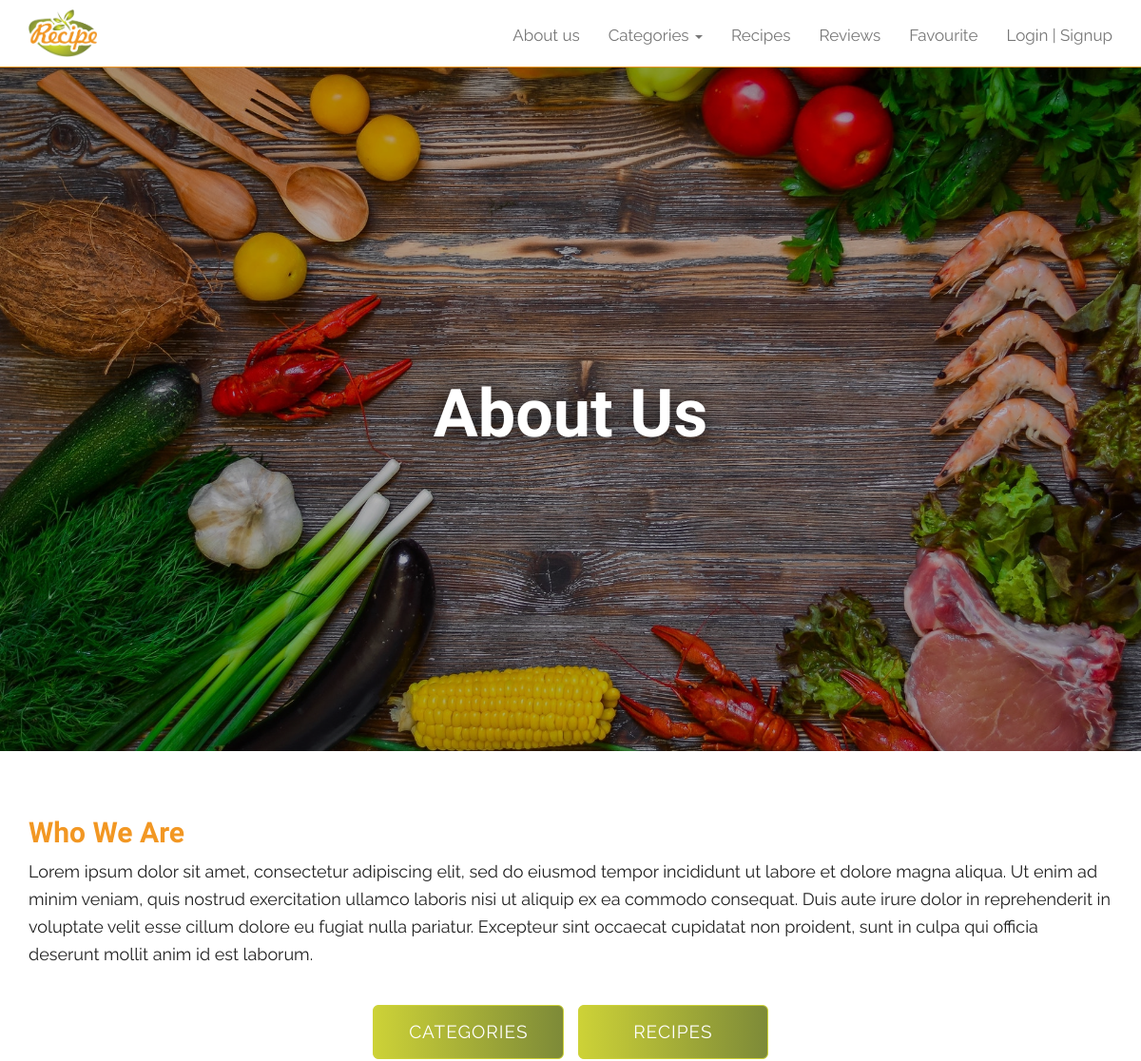
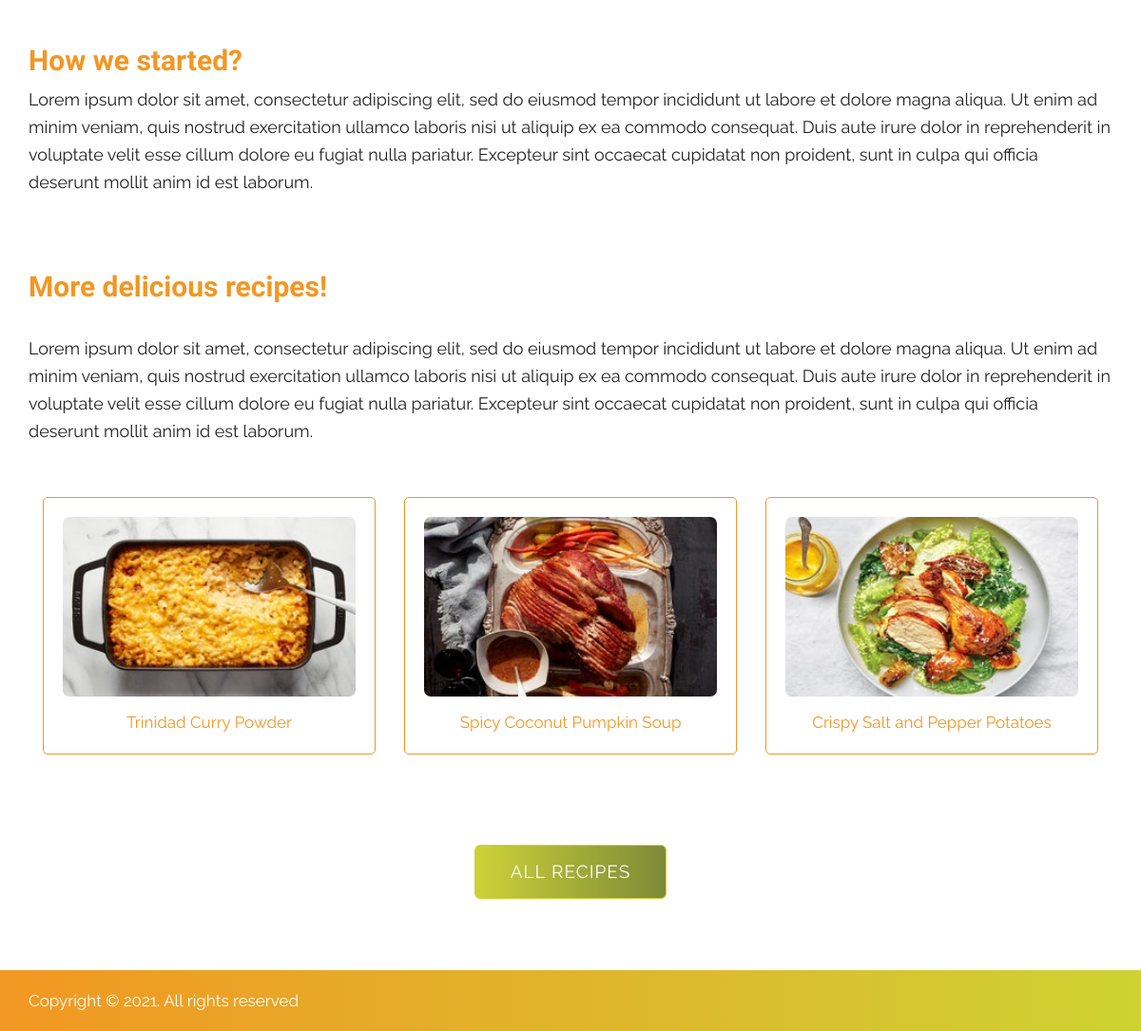
Screenshot of /max-recipe/about.php with the database file from the repository (2 pictures, top to bottom).
### tables this page shows
CREATE TABLE `recipe` (
  `id` int(11) NOT NULL,
  `title` varchar(512) NOT NULL,
  `category_id` int(11) NOT NULL,
  `ingredients` text NOT NULL,
  `instructions` text NOT NULL,
  `image` varchar(256) NOT NULL
);

### max-recipe/about.php (the view, shortened to what this page needs)
<?php
    include_once 'includes/header.php';
?>
<?php
    include_once 'includes/nav.php';
?>
<div id="cat-wrapper" style="background: url('<?php echo BASEURL;?>/images/banner-1.jpg') center center no-repeat; background-size: cover;">
	<div class="cat-overlay">
		<div class="container">
			<div class="row">
				<div class="col-sm-12 text-center">
					<h1>About Us</h1>
				</div>
			</div>
		</div>
	</div>
</div>
<div class="container">
	<div class="row">
		<div class="col-sm-12">
			<br><br>
			<h2 class="orange">Who We Are</h2>
			<p>Lorem ipsum dolor sit amet, consectetur adipiscing elit, sed do eiusmod tempor incididunt ut labore et dolore magna aliqua. Ut enim ad minim veniam, quis nostrud exercitation ullamco laboris nisi ut aliquip ex ea commodo consequat. Duis aute irure dolor in reprehenderit in voluptate velit esse cillum dolore eu fugiat nulla pariatur. Excepteur sint occaecat cupidatat non proident, sunt in culpa qui officia deserunt mollit anim id est laborum.</p>
			<br>
			<div class="text-center">
				<a href="<?php echo BASEURL;?>/categories.php" class="btn btn-outline btn-primary btn-lg min-200" style="margin: 5px;">CATEGORIES</a>
				<a href="<?php echo BASEURL;?>/recipes.php" class="btn btn-outline btn-primary btn-lg min-200" style="margin: 5px;">RECIPES</a>
			</div>
			<br>
			<h2 class="orange">How we started?</h2>
			<p>Lorem ipsum dolor sit amet, consectetur adipiscing elit, sed do eiusmod tempor incididunt ut labore et dolore magna aliqua. Ut enim ad minim veniam, quis nostrud exercitation ullamco laboris nisi ut aliquip ex ea commodo consequat. Duis aute irure dolor in reprehenderit in voluptate velit esse cillum dolore eu fugiat nulla pariatur. Excepteur sint occaecat cupidatat non proident, sunt in culpa qui officia deserunt mollit anim id est laborum.</p>
			<br><br>
			<h2 class="orange">More delicious recipes!</h2>
			<br>
			<p>Lorem ipsum dolor sit amet, consectetur adipiscing elit, sed do eiusmod tempor incididunt ut labore et dolore magna aliqua. Ut enim ad minim veniam, quis nostrud exercitation ullamco laboris nisi ut aliquip ex ea commodo consequat. Duis aute irure dolor in reprehenderit in voluptate velit esse cillum dolore eu fugiat nulla pariatur. Excepteur sint occaecat cupidatat non proident, sunt in culpa qui officia deserunt mollit anim id est laborum.</p>
			<br>
			<?php
		    	$sql = "SELECT id, title, image FROM recipe ORDER BY rand() LIMIT 3";
		    	$result = mysqli_query($connection, $sql);
		    	while($row = mysqli_fetch_array($result)){
		    		$image = BASEURL.'/recipe_photos/'.$row['image'];
		    		$url = BASEURL.'/recipes.php?id='.$row['id'];
		    		$title = $row['title'];
		    		echo '
		    		<div class="col-sm-4 text-center">
		    			<a href="'.$url.'" class="category-thumb">
			    			<img src="'.$image.'" width="100%" alt="'.$title.'"/>
			    			'.$title.'
			    		</a>
			    	</div>';
		    	}
			?>
		</div>
		<div class="col-sm-12 text-center section">
			<a href="<?php echo BASEURL;?>/recipes.php" class="btn btn-outline btn-primary btn-lg min-200" style="margin: 5px;">ALL RECIPES</a>
		</div>
	</div>
</div>
<?php
    include_once 'includes/footer.php';
?>

### max-recipe/css/style.css (style rules this page uses)
html, body, * { font-family: 'Raleway', sans-serif; }
body, p { font-size: 17px; font-weight: 400; color: #222222; }
p { font-size: 18px; line-height: 29px; }
a { color: #F29723; transition: all 0.3s; text-decoration: none; }
.btn { font-size: 18px; }
h1, .h1, h2, .h2, h3, .h3, h4, .h4, h5, .h5, h6, .h6 { font-family: 'Acme', sans-serif; font-weight: bold; color: #222222; }
h1, .h1 { font-size: 56px; color: #fff; text-shadow: 0 0 25px rgba(0, 0, 0, 0.8); }
a, button, .btn { transition: all 0.3s; }
.section { padding: 70px 0; }
.orange { color: #F29723; }
.cat-overlay { background: rgba(0, 0, 0,0.3); padding: 100px 0; min-height: 90vh; display: flex; align-items: center; }
.btn-primary { background-color: #CDD237; background-image: linear-gradient(to right, #CDD237, #7D8A38); border-color: #CDD237; }
.btn-lg, .btn-group-lg>.btn { padding: 15px 37px; font-size: 19px; letter-spacing: 1px; }
.min-200 { min-width: 200px }
.category-thumb, .category-thumb:hover, .category-thumb-orange, .category-thumb-orange:hover { border: 1px solid #F29723; display: block; padding: 20px; margin: 20px 0; color: #F29723; border-radius: 5px; text-decoration: none; background-color: #fff; }
.category-thumb img, .category-thumb-orange img { border-radius: 7px; margin-bottom: 15px; }
@media (min-width: 768px) { .cat-overlay h1 { font-size: 70px; } }

### rows the page displays
recipe: image (picture), title "Trinidad Curry Powder"
recipe: image (picture), title "Spicy Coconut Pumpkin Soup"
recipe: image (picture), title "Crispy Salt and Pepper Potatoes"
